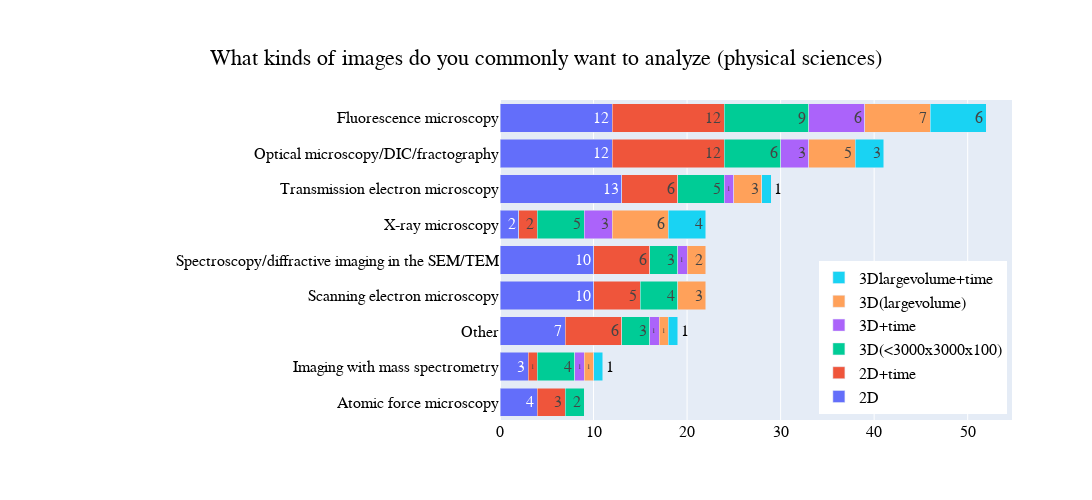

Notebook source saved alongside this figure:
### Code cell
stacked_barchart(kinds_of_images_phy,title="What kinds of images do you commonly want to analyze (physical sciences)", order_of_stacks=['2D', '2D+time','3D(<3000x3000x100)', '3D+time','3D(largevolume)','3Dlargevolume+time'])

### Figure 1 — Plotly figure (JSON) as saved in the notebook; plotly's stock layout.template omitted (floating-point values rounded to 4 significant figures)
{"data": [{"name": "2D", "orientation": "h", "text": [12, 10, 13, 10, 3, 2, 4, 12, 7], "type": "bar", "x": [12, 10, 13, 10, 3, 2, 4, 12, 7], "y": ["Optical microscopy/DIC/fractography", "Scanning electron microscopy", "Transmission electron microscopy", "Spectroscopy/diffractive imaging in the SEM/TEM", "Imaging with mass spectrometry", "X-ray microscopy", "Atomic force microscopy", "Fluorescence microscopy", "Other"]}, {"name": "2D+time", "orientation": "h", "text": [12, 5, 6, 6, 1, 2, 3, 12, 6], "type": "bar", "x": [12, 5, 6, 6, 1, 2, 3, 12, 6], "y": ["Optical microscopy/DIC/fractography", "Scanning electron microscopy", "Transmission electron microscopy", "Spectroscopy/diffractive imaging in the SEM/TEM", "Imaging with mass spectrometry", "X-ray microscopy", "Atomic force microscopy", "Fluorescence microscopy", "Other"]}, {"name": "3D(<3000x3000x100)", "orientation": "h", "text": [6, 4, 5, 3, 4, 5, 2, 9, 3], "type": "bar", "x": [6, 4, 5, 3, 4, 5, 2, 9, 3], "y": ["Optical microscopy/DIC/fractography", "Scanning electron microscopy", "Transmission electron microscopy", "Spectroscopy/diffractive imaging in the SEM/TEM", "Imaging with mass spectrometry", "X-ray microscopy", "Atomic force microscopy", "Fluorescence microscopy", "Other"]}, {"name": "3D+time", "orientation": "h", "text": [3, null, 1, 1, 1, 3, null, 6, 1], "type": "bar", "x": [3, null, 1, 1, 1, 3, null, 6, 1], "y": ["Optical microscopy/DIC/fractography", "Scanning electron microscopy", "Transmission electron microscopy", "Spectroscopy/diffractive imaging in the SEM/TEM", "Imaging with mass spectrometry", "X-ray microscopy", "Atomic force microscopy", "Fluorescence microscopy", "Other"]}, {"name": "3D(largevolume)", "orientation": "h", "text": [5, 3, 3, 2, 1, 6, null, 7, 1], "type": "bar", "x": [5, 3, 3, 2, 1, 6, null, 7, 1], "y": ["Optical microscopy/DIC/fractography", "Scanning electron microscopy", "Transmission electron microscopy", "Spectroscopy/diffractive imaging in the SEM/TEM", "Imaging with mass spectrometry", "X-ray microscopy", "Atomic force microscopy", "Fluorescence microscopy", "Other"]}, {"name": "3Dlargevolume+time", "orientation": "h", "text": [3, null, 1, null, 1, 4, null, 6, 1], "type": "bar", "x": [3, null, 1, null, 1, 4, null, 6, 1], "y": ["Optical microscopy/DIC/fractography", "Scanning electron microscopy", "Transmission electron microscopy", "Spectroscopy/diffractive imaging in the SEM/TEM", "Imaging with mass spectrometry", "X-ray microscopy", "Atomic force microscopy", "Fluorescence microscopy", "Other"]}], "layout": {"barmode": "stack", "font": {"color": "Black", "family": "Helvetica", "size": 16}, "height": 500, "legend": {"font": {"color": "Black", "size": 16}, "title": {"font": {"family": "Helvetica"}}, "x": 0.99, "xanchor": "right", "y": 0.02, "yanchor": "bottom"}, "margin": {"l": 500}, "title": {"text": "What kinds of images do you commonly want to analyze (physical sciences)", "x": 0.5, "y": 0.9}, "width": 1200, "yaxis": {"categoryorder": "total ascending"}}}
